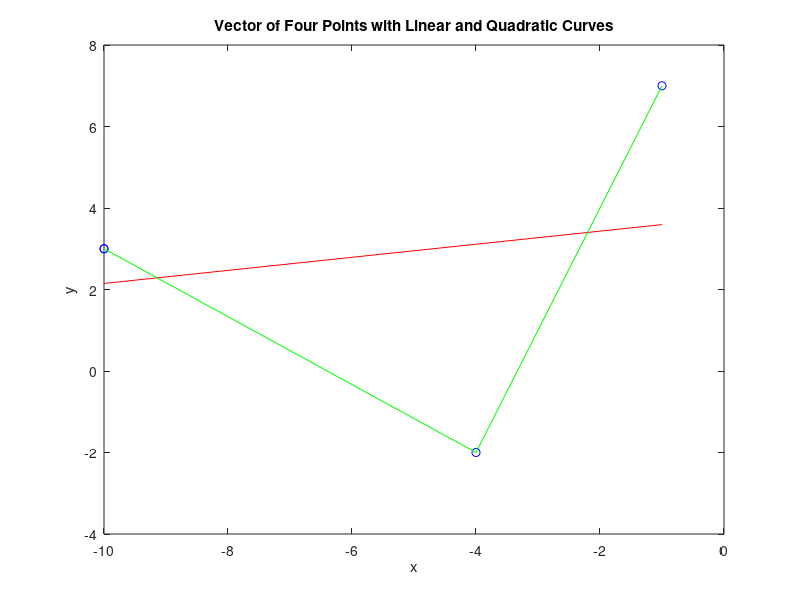

The MATLAB source for this figure:
% MATLAB Script
% Chapter 15 Problem 13

% Create a vector for four points. Fit a straight line through the points,
% and also a quadratic. Plot both of these, and the points on one figure
% with legends.

% Four points vectors
x = randi([-10 10], 1, 4);
y = randi([-10 10], 1, 4);

% Obtain the coefficients
coefs1 = polyfit(x,y,1);
coefs2 = polyfit(x,y,2);

% Obtain the linear and quadratic curves
curve1 = polyval(coefs1,x);
curve2 = polyval(coefs2,x);

% Plot the points and the Linear and Quadratic Curves
plot(x,y,'bo',x,curve1,'r',x,curve2,'g')
xlabel('x')
ylabel('y')
title('Vector of Four Points with Linear and Quadratic Curves')
